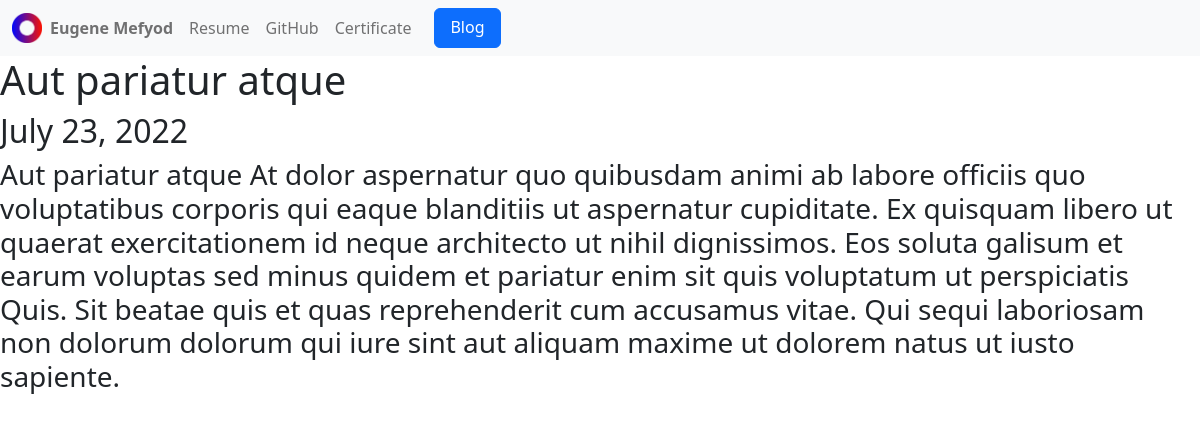
Page /blog/3/ on the committed database.
### blog/models.py (models this page shows, shortened)
class Blog(models.Model):
    title = models.CharField(max_length=200)
    description = models.TextField()
    datetime = models.DateField()

### blog/views.py (the view)
# urls.py: path('<int:blog_id>/', views.detail, name='detail'),
def detail(request, blog_id):
    blog = get_object_or_404(Blog, pk=blog_id)
    return render(request, 'blog/detail.html',{'blog':blog})

### blog/templates/blog/detail.html
{% extends 'portfolio/base.html' %}
{% block content %}
<h1 class='head-blog'>{{ blog.title }}</h1>
<h2>{{ blog.datetime }}</h2>
<h3>{{ blog.description }}</h3>
{% endblock %}

### rows in the picture
Blog: title "Aut pariatur atque", datetime "July 23, 2022", description "Aut pariatur atque At dolor aspernatur quo quibusdam animi ab labore officiis quo voluptatibus corporis qui eaque blanditiis ut aspernatur cupiditate. Ex quisquam libero ut quaerat exercitationem id neque architecto ut nihil dignissimos. Eos soluta galisum et earum voluptas sed minus quidem et pariatur enim sit quis voluptatum ut perspiciatis Quis. Sit beatae quis et quas reprehenderit cum accusamus vitae. Qui sequi laboriosam non dolorum dolorum qui iure sint aut aliquam maxime ut dolorem natus ut iusto sapiente."
